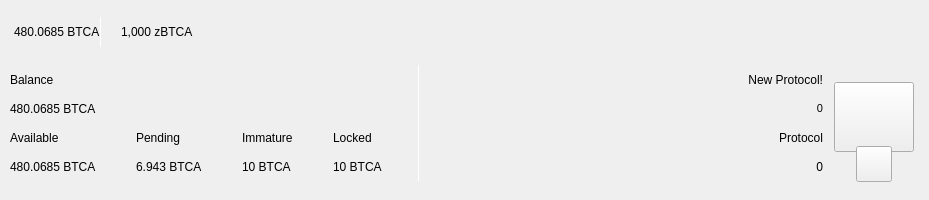
<?xml version="1.0" encoding="UTF-8"?>
<ui version="4.0">
 <class>TopBar</class>
 <widget class="QWidget" name="TopBar">
  <property name="geometry">
   <rect>
    <x>0</x>
    <y>0</y>
    <width>929</width>
    <height>200</height>
   </rect>
  </property>
  <property name="minimumSize">
   <size>
    <width>0</width>
    <height>200</height>
   </size>
  </property>
  <property name="maximumSize">
   <size>
    <width>16777215</width>
    <height>200</height>
   </size>
  </property>
  <property name="windowTitle">
   <string>Form</string>
  </property>
  <layout class="QVBoxLayout" name="verticalLayout_10" stretch="0">
   <property name="spacing">
    <number>0</number>
   </property>
   <property name="leftMargin">
    <number>0</number>
   </property>
   <property name="topMargin">
    <number>0</number>
   </property>
   <property name="rightMargin">
    <number>0</number>
   </property>
   <property name="bottomMargin">
    <number>0</number>
   </property>
   <item>
    <widget class="PFBorderImage" name="containerTop">
     <layout class="QVBoxLayout" name="verticalLayout_11">
      <property name="spacing">
       <number>0</number>
      </property>
      <property name="leftMargin">
       <number>0</number>
      </property>
      <property name="topMargin">
       <number>0</number>
      </property>
      <property name="rightMargin">
       <number>0</number>
      </property>
      <property name="bottomMargin">
       <number>0</number>
      </property>
      <item>
       <widget class="QWidget" name="top_container_2" native="true">
        <property name="minimumSize">
         <size>
          <width>0</width>
          <height>65</height>
         </size>
        </property>
        <layout class="QHBoxLayout" name="top_container">
         <property name="spacing">
          <number>0</number>
         </property>
         <property name="leftMargin">
          <number>14</number>
         </property>
         <property name="topMargin">
          <number>0</number>
         </property>
         <property name="rightMargin">
          <number>14</number>
         </property>
         <property name="bottomMargin">
          <number>0</number>
         </property>
         <item alignment="Qt::AlignVCenter">
          <widget class="QWidget" name="widgetTopAmount" native="true">
           <property name="sizePolicy">
            <sizepolicy hsizetype="Expanding" vsizetype="Maximum">
             <horstretch>0</horstretch>
             <verstretch>0</verstretch>
            </sizepolicy>
           </property>
           <layout class="QHBoxLayout" name="horizontalLayout_5">
            <property name="spacing">
             <number>0</number>
            </property>
            <property name="leftMargin">
             <number>0</number>
            </property>
            <property name="topMargin">
             <number>0</number>
            </property>
            <property name="rightMargin">
             <number>0</number>
            </property>
            <property name="bottomMargin">
             <number>0</number>
            </property>
            <item alignment="Qt::AlignTop">
             <widget class="QLabel" name="labelAmountTopPiv">
              <property name="minimumSize">
               <size>
                <width>0</width>
                <height>36</height>
               </size>
              </property>
              <property name="styleSheet">
               <string notr="true">padding:0px;margin:0px;</string>
              </property>
              <property name="text">
               <string notr="true">480.0685 BTCA</string>
              </property>
             </widget>
            </item>
            <item alignment="Qt::AlignVCenter">
             <widget class="QLabel" name="typeSpacerTop">
              <property name="minimumSize">
               <size>
                <width>1</width>
                <height>30</height>
               </size>
              </property>
              <property name="maximumSize">
               <size>
                <width>1</width>
                <height>30</height>
               </size>
              </property>
              <property name="styleSheet">
               <string notr="true">
																background-color:white;
																padding:0px;
																border:none;
															</string>
              </property>
              <property name="text">
               <string/>
              </property>
             </widget>
            </item>
            <item>
             <spacer name="horizontalSpacer_12">
              <property name="orientation">
               <enum>Qt::Horizontal</enum>
              </property>
              <property name="sizeType">
               <enum>QSizePolicy::Fixed</enum>
              </property>
              <property name="sizeHint" stdset="0">
               <size>
                <width>20</width>
                <height>20</height>
               </size>
              </property>
             </spacer>
            </item>
            <item>
             <widget class="QLabel" name="labelAlertNewProtocol">
              <property name="sizePolicy">
               <sizepolicy hsizetype="Minimum" vsizetype="Preferred">
                <horstretch>0</horstretch>
                <verstretch>0</verstretch>
               </sizepolicy>
              </property>
              <property name="minimumSize">
               <size>
                <width>0</width>
                <height>36</height>
               </size>
              </property>
              <property name="text">
               <string notr="true">1,000 zBTCA</string>
              </property>
             </widget>
            </item>
            <item>
             <spacer name="horizontalSpacer">
              <property name="orientation">
               <enum>Qt::Horizontal</enum>
              </property>
              <property name="sizeHint" stdset="0">
               <size>
                <width>40</width>
                <height>20</height>
               </size>
              </property>
             </spacer>
            </item>
           </layout>
          </widget>
         </item>
         <item>
          <layout class="QHBoxLayout" name="horizontalLayout_4">
           <property name="spacing">
            <number>12</number>
           </property>
           <property name="rightMargin">
            <number>0</number>
           </property>
           <item alignment="Qt::AlignRight">
            <widget class="QWidget" name="layoutSync" native="true">
             <property name="minimumSize">
              <size>
               <width>0</width>
               <height>36</height>
              </size>
             </property>
             <property name="maximumSize">
              <size>
               <width>16777215</width>
               <height>36</height>
              </size>
             </property>
             <layout class="QVBoxLayout" name="verticalLayout_9">
              <property name="leftMargin">
               <number>0</number>
              </property>
              <property name="topMargin">
               <number>0</number>
              </property>
              <property name="rightMargin">
               <number>0</number>
              </property>
              <property name="bottomMargin">
               <number>0</number>
              </property>
              <item>
               <widget class="ExpandableButton" name="pushButtonSync" native="true">
                <property name="minimumSize">
                 <size>
                  <width>36</width>
                  <height>36</height>
                 </size>
                </property>
                <property name="maximumSize">
                 <size>
                  <width>16777215</width>
                  <height>36</height>
                 </size>
                </property>
               </widget>
              </item>
             </layout>
            </widget>
           </item>
           <item>
            <widget class="ExpandableButton" name="pushButtonHDUpgrade" native="true">
             <property name="minimumSize">
              <size>
               <width>36</width>
               <height>36</height>
              </size>
             </property>
            </widget>
           </item>
           <item>
            <widget class="ExpandableButton" name="pushButtonStack" native="true">
             <property name="minimumSize">
              <size>
               <width>36</width>
               <height>36</height>
              </size>
             </property>
            </widget>
           </item>
           <item>
            <widget class="ExpandableButton" name="pushButtonConf" native="true">
             <property name="minimumSize">
              <size>
               <width>36</width>
               <height>36</height>
              </size>
             </property>
            </widget>
           </item>
           <item>
            <widget class="ExpandableButton" name="pushButtonMasternodes" native="true">
             <property name="minimumSize">
              <size>
               <width>36</width>
               <height>36</height>
              </size>
             </property>
            </widget>
           </item>
           <item>
            <widget class="ExpandableButton" name="pushButtonConsole" native="true">
             <property name="minimumSize">
              <size>
               <width>36</width>
               <height>36</height>
              </size>
             </property>
            </widget>
           </item>
           <item>
            <widget class="ExpandableButton" name="pushButtonConnection" native="true">
             <property name="minimumSize">
              <size>
               <width>36</width>
               <height>36</height>
              </size>
             </property>
            </widget>
           </item>
           <item>
            <widget class="ExpandableButton" name="pushButtonTor" native="true">
             <property name="minimumSize">
              <size>
               <width>36</width>
               <height>36</height>
              </size>
             </property>
            </widget>
           </item>
           <item>
            <widget class="ExpandableButton" name="pushButtonLock" native="true">
             <property name="sizePolicy">
              <sizepolicy hsizetype="Expanding" vsizetype="Expanding">
               <horstretch>0</horstretch>
               <verstretch>0</verstretch>
              </sizepolicy>
             </property>
             <property name="minimumSize">
              <size>
               <width>36</width>
               <height>0</height>
              </size>
             </property>
            </widget>
           </item>
           <item>
            <widget class="ExpandableButton" name="pushButtonInfo" native="true">
             <property name="minimumSize">
              <size>
               <width>36</width>
               <height>36</height>
              </size>
             </property>
            </widget>
           </item>
          </layout>
         </item>
        </layout>
       </widget>
      </item>
      <item>
       <widget class="QWidget" name="bottom_container" native="true">
        <property name="minimumSize">
         <size>
          <width>0</width>
          <height>135</height>
         </size>
        </property>
        <layout class="QHBoxLayout" name="botton_container">
         <property name="leftMargin">
          <number>10</number>
         </property>
         <property name="topMargin">
          <number>0</number>
         </property>
         <property name="rightMargin">
          <number>10</number>
         </property>
         <property name="bottomMargin">
          <number>10</number>
         </property>
         <item>
          <layout class="QHBoxLayout" name="horizontalLayout_3">
           <property name="bottomMargin">
            <number>9</number>
           </property>
           <item>
            <layout class="QVBoxLayout" name="verticalLayout_7">
             <property name="spacing">
              <number>0</number>
             </property>
             <property name="leftMargin">
              <number>0</number>
             </property>
             <property name="rightMargin">
              <number>30</number>
             </property>
             <item>
              <layout class="QHBoxLayout" name="horizontalLayout_2">
               <property name="spacing">
                <number>0</number>
               </property>
               <item>
                <layout class="QVBoxLayout" name="verticalLayout_14">
                 <item>
                  <widget class="QLabel" name="labelTitle6">
                   <property name="text">
                    <string>Balance</string>
                   </property>
                  </widget>
                 </item>
                 <item>
                  <widget class="QLabel" name="labelTotalPiv">
                   <property name="text">
                    <string notr="true">480.0685 BTCA</string>
                   </property>
                  </widget>
                 </item>
                </layout>
               </item>
              </layout>
             </item>
             <item>
              <layout class="QHBoxLayout" name="horizontalLayout_6">
               <property name="spacing">
                <number>0</number>
               </property>
               <item>
                <layout class="QVBoxLayout" name="verticalLayout_2">
                 <item>
                  <widget class="QLabel" name="labelTitle1">
                   <property name="text">
                    <string>Available</string>
                   </property>
                  </widget>
                 </item>
                 <item>
                  <widget class="QLabel" name="labelAmountPiv">
                   <property name="text">
                    <string notr="true">480.0685 BTCA</string>
                   </property>
                  </widget>
                 </item>
                </layout>
               </item>
               <item>
                <spacer name="horizontalSpacer_7">
                 <property name="orientation">
                  <enum>Qt::Horizontal</enum>
                 </property>
                 <property name="sizeType">
                  <enum>QSizePolicy::Fixed</enum>
                 </property>
                 <property name="sizeHint" stdset="0">
                  <size>
                   <width>40</width>
                   <height>20</height>
                  </size>
                 </property>
                </spacer>
               </item>
               <item>
                <layout class="QVBoxLayout" name="verticalLayout_3">
                 <item>
                  <widget class="QLabel" name="labelTitle3">
                   <property name="text">
                    <string>Pending</string>
                   </property>
                  </widget>
                 </item>
                 <item>
                  <widget class="QLabel" name="labelPendingPiv">
                   <property name="text">
                    <string notr="true">6.943 BTCA</string>
                   </property>
                  </widget>
                 </item>
                </layout>
               </item>
               <item>
                <spacer name="horizontalSpacer_3">
                 <property name="orientation">
                  <enum>Qt::Horizontal</enum>
                 </property>
                 <property name="sizeType">
                  <enum>QSizePolicy::Fixed</enum>
                 </property>
                 <property name="sizeHint" stdset="0">
                  <size>
                   <width>40</width>
                   <height>20</height>
                  </size>
                 </property>
                </spacer>
               </item>
               <item>
                <layout class="QVBoxLayout" name="verticalLayout_4">
                 <item>
                  <widget class="QLabel" name="labelTitle4">
                   <property name="text">
                    <string>Immature</string>
                   </property>
                  </widget>
                 </item>
                 <item>
                  <widget class="QLabel" name="labelImmaturePiv">
                   <property name="text">
                    <string notr="true">10 BTCA</string>
                   </property>
                  </widget>
                 </item>
                </layout>
               </item>
               <item>
                <spacer name="horizontalSpacer_6">
                 <property name="orientation">
                  <enum>Qt::Horizontal</enum>
                 </property>
                 <property name="sizeType">
                  <enum>QSizePolicy::Fixed</enum>
                 </property>
                 <property name="sizeHint" stdset="0">
                  <size>
                   <width>40</width>
                   <height>20</height>
                  </size>
                 </property>
                </spacer>
               </item>
               <item>
                <layout class="QVBoxLayout" name="verticalLayout_13">
                 <item>
                  <widget class="QLabel" name="labelTitle5">
                   <property name="text">
                    <string>Locked</string>
                   </property>
                  </widget>
                 </item>
                 <item>
                  <widget class="QLabel" name="labelLockedPiv">
                   <property name="text">
                    <string notr="true">10 BTCA</string>
                   </property>
                  </widget>
                 </item>
                </layout>
               </item>
              </layout>
             </item>
            </layout>
           </item>
           <item>
            <widget class="QLabel" name="typeSpacerExpanded">
             <property name="minimumSize">
              <size>
               <width>1</width>
               <height>100</height>
              </size>
             </property>
             <property name="maximumSize">
              <size>
               <width>1</width>
               <height>16777215</height>
              </size>
             </property>
             <property name="styleSheet">
              <string notr="true">
															background-color:white;
															padding:0px;
															border:none;
														</string>
             </property>
             <property name="text">
              <string/>
             </property>
            </widget>
           </item>
           <item>
            <spacer name="horizontalSpacer_2">
             <property name="orientation">
              <enum>Qt::Horizontal</enum>
             </property>
             <property name="sizeHint" stdset="0">
              <size>
               <width>40</width>
               <height>20</height>
              </size>
             </property>
            </spacer>
           </item>
           <item alignment="Qt::AlignRight">
            <widget class="QWidget" name="zerocoinBalances" native="true">
             <layout class="QVBoxLayout" name="verticalLayout_8">
              <property name="spacing">
               <number>0</number>
              </property>
              <property name="leftMargin">
               <number>30</number>
              </property>
              <property name="topMargin">
               <number>0</number>
              </property>
              <property name="rightMargin">
               <number>0</number>
              </property>
              <property name="bottomMargin">
               <number>0</number>
              </property>
              <item>
               <layout class="QVBoxLayout" name="verticalLayout">
                <item>
                 <widget class="QLabel" name="labelTitleNewProtocol">
                  <property name="text">
                   <string>New Protocol!</string>
                  </property>
                  <property name="alignment">
                   <set>Qt::AlignRight|Qt::AlignTrailing|Qt::AlignVCenter</set>
                  </property>
                 </widget>
                </item>
                <item>
                 <widget class="QLabel" name="labelNewProtocol">
                  <property name="font">
                   <font>
                    <pointsize>8</pointsize>
                   </font>
                  </property>
                  <property name="text">
                   <string notr="true">0</string>
                  </property>
                  <property name="alignment">
                   <set>Qt::AlignRight|Qt::AlignTrailing|Qt::AlignVCenter</set>
                  </property>
                 </widget>
                </item>
               </layout>
              </item>
              <item>
               <layout class="QHBoxLayout" name="horizontalLayout">
                <property name="spacing">
                 <number>0</number>
                </property>
                <item>
                 <layout class="QVBoxLayout" name="verticalLayout_5">
                  <item>
                   <widget class="QLabel" name="labelTitleCurrentProtocol">
                    <property name="text">
                     <string>Protocol</string>
                    </property>
                    <property name="alignment">
                     <set>Qt::AlignRight|Qt::AlignTrailing|Qt::AlignVCenter</set>
                    </property>
                   </widget>
                  </item>
                  <item>
                   <widget class="QLabel" name="labelCurrentProtocol">
                    <property name="text">
                     <string notr="true">0</string>
                    </property>
                    <property name="alignment">
                     <set>Qt::AlignRight|Qt::AlignTrailing|Qt::AlignVCenter</set>
                    </property>
                   </widget>
                  </item>
                 </layout>
                </item>
               </layout>
              </item>
             </layout>
            </widget>
           </item>
          </layout>
         </item>
         <item alignment="Qt::AlignHCenter|Qt::AlignVCenter">
          <widget class="QWidget" name="qrContainer" native="true">
           <property name="sizePolicy">
            <sizepolicy hsizetype="Preferred" vsizetype="Minimum">
             <horstretch>0</horstretch>
             <verstretch>0</verstretch>
            </sizepolicy>
           </property>
           <property name="minimumSize">
            <size>
             <width>90</width>
             <height>110</height>
            </size>
           </property>
           <property name="maximumSize">
            <size>
             <width>90</width>
             <height>110</height>
            </size>
           </property>
           <layout class="QVBoxLayout" name="containerQR">
            <property name="spacing">
             <number>0</number>
            </property>
            <property name="leftMargin">
             <number>5</number>
            </property>
            <property name="topMargin">
             <number>10</number>
            </property>
            <property name="rightMargin">
             <number>5</number>
            </property>
            <property name="bottomMargin">
             <number>0</number>
            </property>
            <item>
             <widget class="QPushButton" name="btnQr">
              <property name="minimumSize">
               <size>
                <width>70</width>
                <height>70</height>
               </size>
              </property>
              <property name="maximumSize">
               <size>
                <width>16777215</width>
                <height>70</height>
               </size>
              </property>
              <property name="focusPolicy">
               <enum>Qt::NoFocus</enum>
              </property>
              <property name="text">
               <string/>
              </property>
              <property name="iconSize">
               <size>
                <width>70</width>
                <height>70</height>
               </size>
              </property>
             </widget>
            </item>
            <item>
             <spacer name="verticalSpacer">
              <property name="orientation">
               <enum>Qt::Vertical</enum>
              </property>
              <property name="sizeType">
               <enum>QSizePolicy::Fixed</enum>
              </property>
              <property name="sizeHint" stdset="0">
               <size>
                <width>20</width>
                <height>20</height>
               </size>
              </property>
             </spacer>
            </item>
            <item alignment="Qt::AlignHCenter|Qt::AlignBottom">
             <widget class="QPushButton" name="pushButtonQR">
              <property name="minimumSize">
               <size>
                <width>36</width>
                <height>36</height>
               </size>
              </property>
              <property name="maximumSize">
               <size>
                <width>36</width>
                <height>36</height>
               </size>
              </property>
              <property name="focusPolicy">
               <enum>Qt::NoFocus</enum>
              </property>
              <property name="text">
               <string/>
              </property>
             </widget>
            </item>
           </layout>
          </widget>
         </item>
        </layout>
       </widget>
      </item>
     </layout>
    </widget>
   </item>
  </layout>
 </widget>
 <customwidgets>
  <customwidget>
   <class>PFBorderImage</class>
   <extends>QFrame</extends>
   <header>qt/pivx/pfborderimage.h</header>
   <container>1</container>
  </customwidget>
  <customwidget>
   <class>ExpandableButton</class>
   <extends>QWidget</extends>
   <header>qt/pivx/expandablebutton.h</header>
   <container>1</container>
  </customwidget>
 </customwidgets>
 <resources/>
 <connections/>
</ui>
